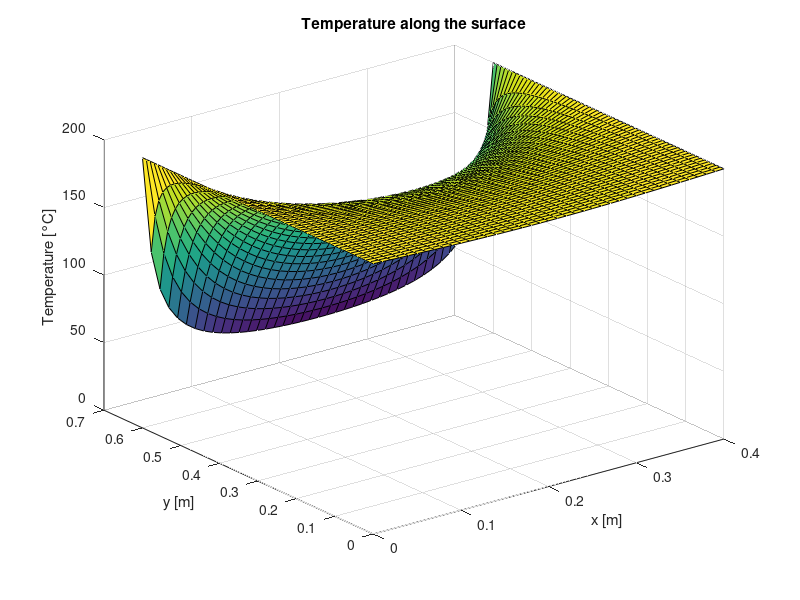
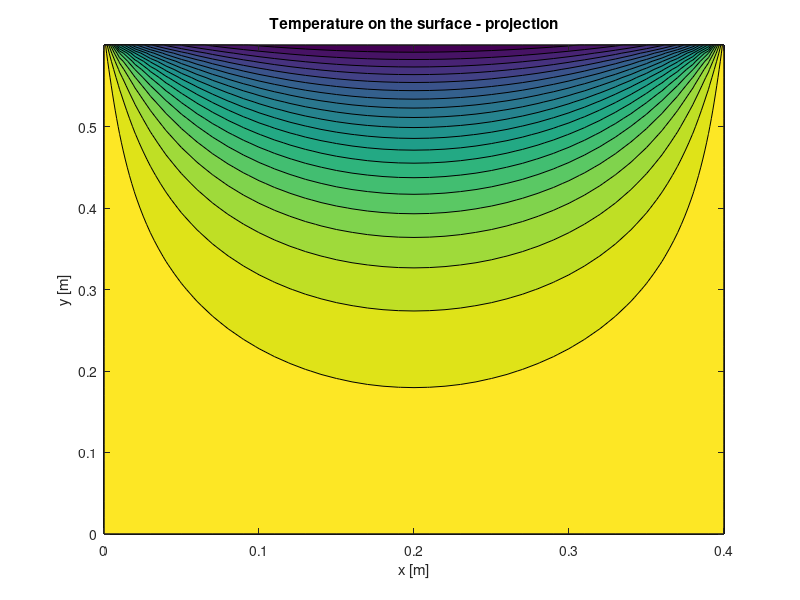

These figures' MATLAB source, in order:
% A long bar with a thermal conductivity of 1.5 W/mK and a rectangular cross-section of 0.4 m × 0.6 m
% is subject to the following boundary conditions:
% Two faces of the bar are maintained at a uniform temperature of 200°C;
% one face is adiabatic,
% and the remaining face is subject to convective heat transfer with a heat transfer coefficient
% h = 50 W/mK to a fluid at T = 30°C.
% Determine the temperature distribution within the bar and the heat power dissipated to the fluid per unit length.

% Laib 10, exercise 3
% Simone Canevarolo
% S269893
% 08/01/2025

clear all
close all
clc

base = 0.4; % m
alt = 0.6; % m

kk = 1.5; % W/m/K
hh = 50; % W/m^2/K
Tfix = 200+273; % K
Tair = 30+273; % K

dx = 1e-2; % m
dy = dx;

xx = (0:dx:base)';
yy = (0:dy:alt)';

Nx = length(xx);
Ny = length(yy);

Ntot = Nx*Ny;

AA = sparse([],[],[],Ntot,Ntot,5*Ntot);

[xmat,ymat] = meshgrid(xx,yy);

for ii = 2:Nx-1
    for jj = 2:Ny-1

        kk = (jj-1)*Nx+ii;
        AA(kk,kk-Nx) = 1/dy^2;
        AA(kk,kk-1) = 1/dx^2;
        AA(kk,kk) = -2*(1/dx^2+1/dy^2);
        AA(kk,kk+1) = 1/dx^2;
        AA(kk,kk+Nx) = 1/dy^2;

    end
end

bb = zeros(Ntot,1);


% North

kk = 1:Nx:Ntot-Nx+1;

AA(kk,:) = 0;
AA(kk,kk) = eye(length(kk));
bb(kk) = Tfix;


% East

jj = Ny;
for ii = 2:Nx-1

    kk = (jj-1)*Nx+ii;
    AA(kk,kk-Nx) = 1/dy^2;
    AA(kk,kk-1) = 1/2/dx^2;
    AA(kk,kk) = -1/dx^2-1/dy^2-hh/dy;
    AA(kk,kk+1) = 1/2/dx^2;
    bb(kk) = -Tair*hh/dy;

end


% South

kk = Nx:Nx:Ntot;

AA(kk,:) = 0;
AA(kk,kk) = eye(length(kk));
bb(kk) = Tfix;


% West

jj = 1;
for ii = 2:Nx-1

    kk = (jj-1)*Nx+ii;
    AA(kk,kk-1) = 1/2/dx^2;
    AA(kk,kk) = -1/dx^2-1/dy^2;
    AA(kk,kk+1) = 1/2/dx^2;
    AA(kk,kk+Nx) = 1/dy^2;

end


TT = AA\bb;

TTT = reshape(TT,Nx,Ny);

figure(1)
surf(xmat,ymat,TTT'-273)
title('Temperature along the surface')
xlabel('x [m]')
ylabel('y [m]')
zlabel('Temperature [°C]')

figure(2)
contourf(xmat,ymat,TTT'-273,20)
title('Temperature on the surface - projection')
xlabel('x [m]')
ylabel('y [m]')


% Heat power dissipated

qin = trapz(xx,abs(hh*(TT(Ntot-Nx+1:Ntot)-Tair)));
fprintf('The heat power dissipated is %.5f W/m^2', qin)
